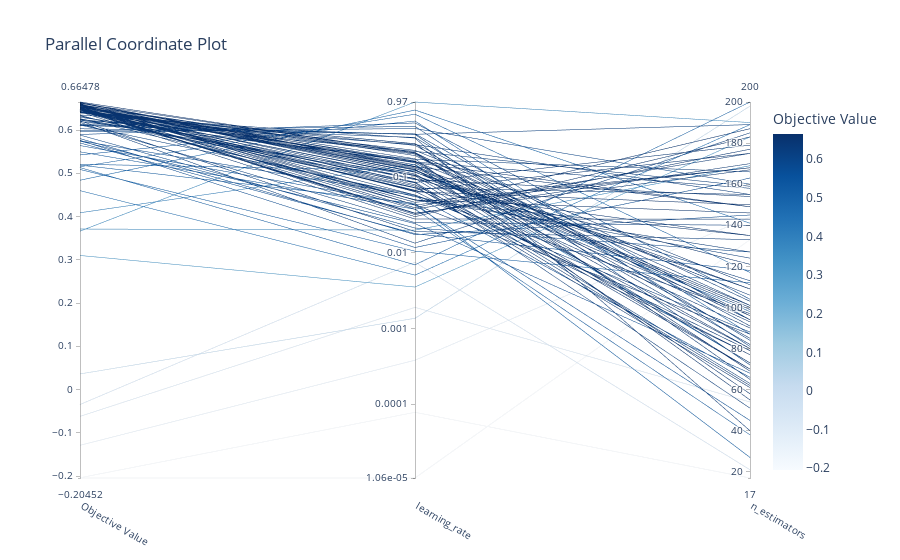

Source (notebook cell):
### Code cell
plot_parallel_coordinate(study, params=["learning_rate", "n_estimators"])
